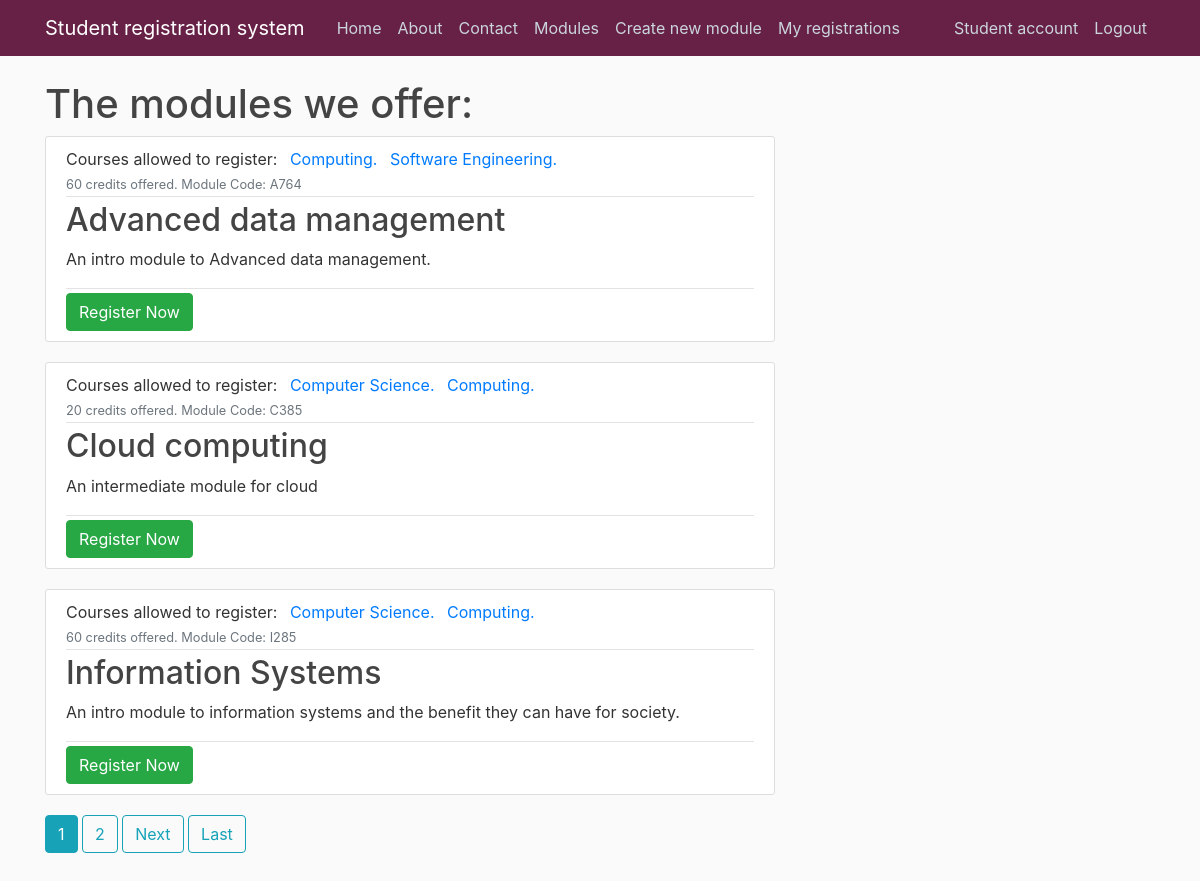
The page /modules (signed in) on the database as committed earlier.
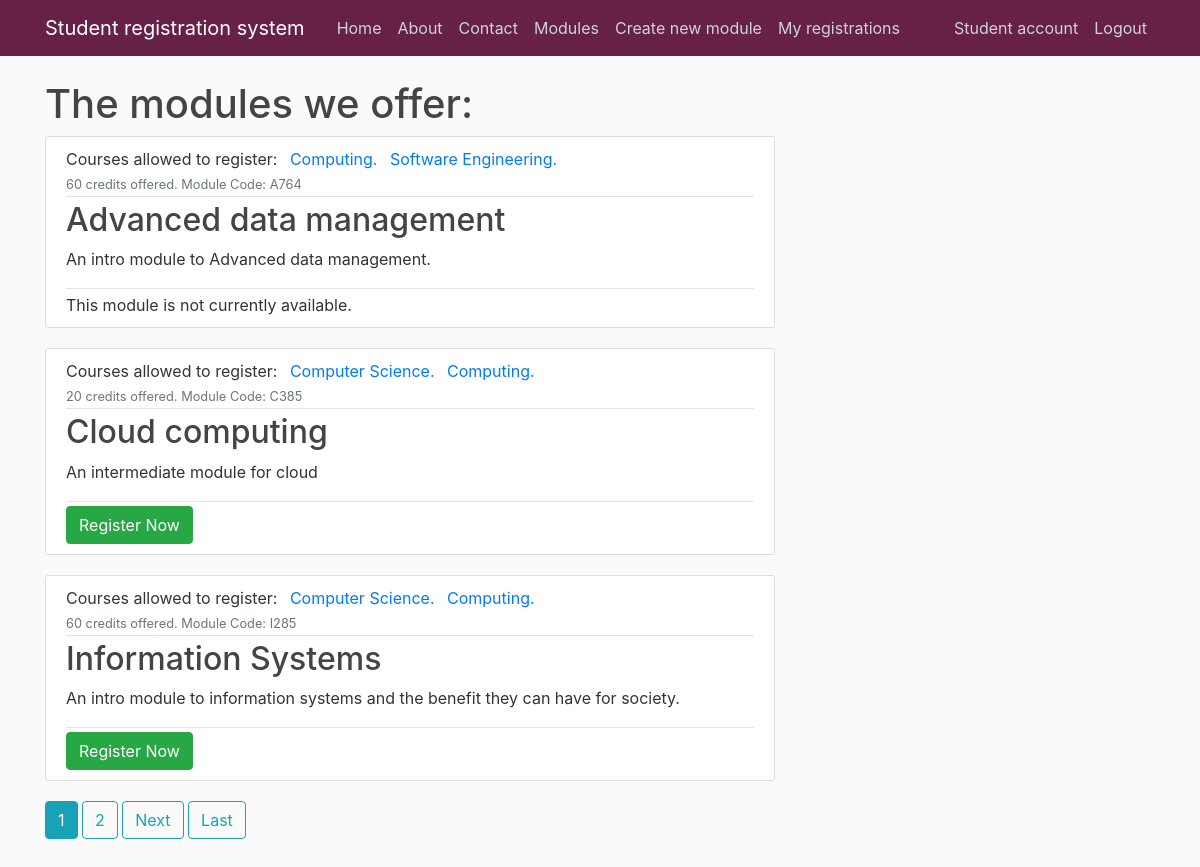
The same page on the database as committed later.
### ModuleRegistrationSystem/models.py (models this page shows, shortened)
class Module(models.Model):
    name = models.CharField(max_length= 40)
    code = models.CharField(max_length= 4, primary_key= 'code')
    credit = models.IntegerField(choices= [(20, 20), (40, 40), (60, 60)])
    category = models.CharField(max_length= 20, choices= [('In-person', 'In person'), ('Online', 'Online')])
    description = models.TextField()
    availability = models.BooleanField(default=True)
    courses_Allowed_To_Register = models.ManyToManyField(Course)
    def __str__(self):
        return f'{self.name}'

### ModuleRegistrationSystem/views.py (the view)
# urls.py: path('modules', ModuleListView.as_view(), name='modules'),
class ModuleListView(ListView):
        model = Module
        template_name = 'ModuleRegistrationSystem/modules.html'
        context_object_name = 'modules'
        ordering = ['code']
        paginate_by = 3

### ModuleRegistrationSystem/models.py (called while the page is built)
    def __str__(self):
        return f'{self.name}'

### ModuleRegistrationSystem/templates/ModuleRegistrationSystem/modules.html (shortened to what this page needs)
{% extends "ModuleRegistrationSystem/base.html" %}
{% load crispy_forms_tags %}
{% block content %}
    <h1>The modules we offer:</h1>
{% for module in modules %}
    <article class="media content-section">
        <div class="media-body">
            <div class="article-metadata">
                <a class="mr-2">Courses allowed to register: {% for courses_Allowed_To_Register in module.courses_Allowed_To_Register.all %} <a class="mr-2" href="{% url 'ModuleRegistrationSystem:course-detail' courses_Allowed_To_Register.name %}"> {{ courses_Allowed_To_Register }}. </a>
                    {% endfor %}</a>
                <small class="text-muted">{{ module.credit }} credits offered. Module Code: {{ module.code }}</small>
            </div>
            <h2><a class="article-title" href="{% url 'ModuleRegistrationSystem:module-detail' module.code %}">{{ module }}</a></h2>
            <p class="article-content">{{ module.description }}</p>
            <div class="article-metadata"></div>
            {% if user.is_authenticated %}
                {% if module.availability == True %}
                    <form method="POST" action="{% url 'ModuleRegistrationSystem:module-registration' module.code %}">
                        <button class="btn btn-success" type="submit">Register Now</button>
                    </form>
                {% elif module.availability == False %}
                    <a class="mr-2">This module is not currently available.</a>
                {% endif %}
            {% else %}
                <a class="mr-2">You are not logged in, you must login to register for a module.</a>
                <a class="ml-2" href="{% url 'login' %}">Login</a>
            {% endif %}
    </article>
{% endfor %}
{% if is_paginated %}
{% for num in page_obj.paginator.page_range %}
{% if page_obj.number == num %}
<a class="btn btn-info mb-4" href="?page={{num}}">{{num}}</a>
{% elif num > page_obj.number|add:'-3' and num < page_obj.number|add:'3' %}
<a class="btn btn-outline-info mb-4" href="?page={{num}}">{{num}}</a>
{% endif %}
{% endfor %}
{% if page_obj.has_next %}
<a class="btn btn-outline-info mb-4" href="?page={{page_obj.next_page_number}}">Next</a>
<a class="btn btn-outline-info mb-4" href="?page={{page_obj.paginator.num_pages}}">Last</a>
{% endif %}
{% endif %}
{% endblock content %}

Rows that differ between the two databases and show on the page:
changed Module "Advanced data management": availability "Register Now" → "This module is not currently available."
